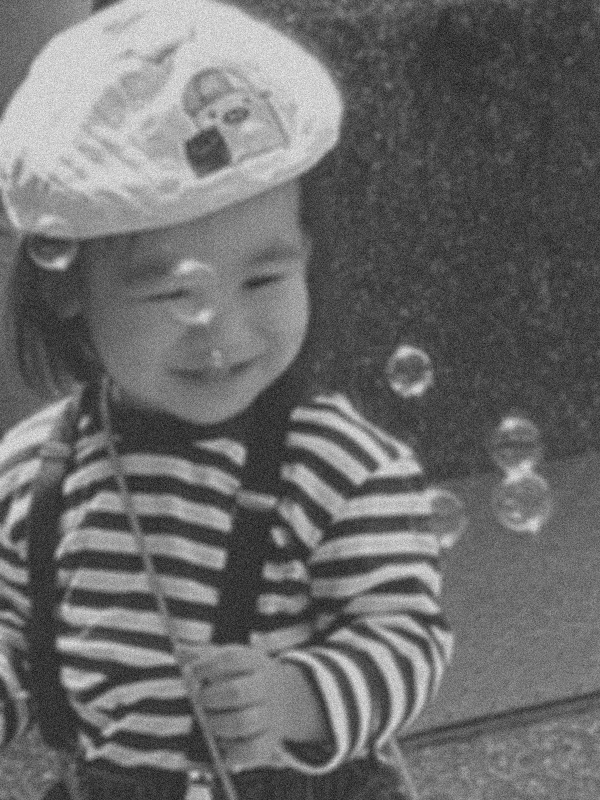
#> input picture Project1/kid blurred-noisy.tif, 600 x 800 px; its folder holds 2 pictures in this run
$ python dip.py
#> lines starting #> are read from the running program, lines starting #| are printed output that depends on the picture; long printed decimals are rounded
#> in DIP, original is the input picture: shape (800, 600); min 16, max 238, mean 107.4
import numpy as np
import cv2
from PIL import Image
import matplotlib.pyplot as plt
np.set_printoptions(threshold = np.inf)

def save_picture(filename, source):
  image = Image.fromarray(np.uint8(source))
  image.save('./'+filename, dpi=(200, 200))

def constrast_stretching(source):
  min = np.min(source)
#> min = 16
  max = np.max(source)
#> max = 238
  L = 256
  source = (source - min) / (max - min) * (L - 1)
  return source.astype(np.uint8)

def histogram(source, filename):
  plt.hist(source.ravel(),256,[0,255])
  plt.xlim([0,255])
  plt.savefig(filename)
  plt.show()

def cal_probability(source):
	MN = source.shape[0] * source.shape[1]
#> MN = 480000
	ret = []
	source = source.flatten().tolist()
#> source = 480000 items
	for i in range(0, 256):
		ret.append(source.count(i)/MN)
#> after the loop, ret = 256 values, max 0.0134 at index 58, min 0 at index 1, mean 0.00391

	for i in range(0, 256):
		print(ret[i])
#> this loop made 256 passes
#| 2.0833333333333334e-06
#| 0.0
#| 0.0
#| 2.0833333333333334e-06
#| 2.0833333333333334e-06
#| 8.333333333333334e-06
#| 1.25e-05
#| 0.0
#> (further printed lines are left out)

def DIP(filename, gamma):

	#original
	original = cv2.imread(filename + '.tif', cv2.IMREAD_GRAYSCALE)
	save_picture(filename+'_(a).jpg', constrast_stretching(original))
	print(cal_probability(constrast_stretching(original)))
#| None
	histogram(constrast_stretching(original), filename + '_original_histgram.jpg')

	#Laplacian
	kernel = np.array([[-1, -1, -1],
					   [-1,  8, -1],
			           [-1, -1, -1]], dtype = np.double)
	Laplacian = cv2.filter2D(original, ddepth = 16, kernel=kernel)
	save_picture(filename+'_(b).jpg', np.abs(constrast_stretching(Laplacian)))

	#Laplacian sharpen
	kernel = np.array([[-1, -1, -1],
					   [-1,  9, -1],
					   [-1, -1, -1]], dtype = np.double)
	Laplacian_sharpen = cv2.filter2D(original, ddepth = 16, kernel=kernel)
	save_picture(filename+'_(c).jpg', constrast_stretching(Laplacian_sharpen))

	#Sobel gradient
	kernel = np.array([[-1, -2, -1],
					   [0,   0,  0],
					   [1,   2,  1]], dtype = np.double)
	gx = cv2.filter2D(original, ddepth=16, kernel=kernel)

	kernel = np.array([[-1, 0, 1],
					   [-2, 0, 2],
					   [-1, 0, 1]], dtype = np.double)
	gy = cv2.filter2D(original, ddepth=16, kernel=kernel)

	Sobel_gradient = cv2.addWeighted(np.abs(gx), 0.5, np.abs(gy),0.5,0)
	save_picture(filename+'_(d).jpg', constrast_stretching(Sobel_gradient))

	#smooth gradient
	kernel = np.ones([5, 5]) / 25
	smooth_gradient = cv2.filter2D(Sobel_gradient, ddepth=16, kernel=kernel)
	save_picture(filename+'_(e).jpg', constrast_stretching(smooth_gradient))

	#extracted feature
	extracted_feature = cv2.multiply(np.sqrt(smooth_gradient).astype(np.uint8),np.sqrt(Laplacian).astype(np.uint8))
	save_picture(filename+'_(f).jpg', constrast_stretching(extracted_feature))

	g = cv2.addWeighted(original, 0.5, extracted_feature,0.5,0, dtype = 16)
	save_picture(filename+'_(g).jpg', constrast_stretching(g))

	#power law
	h = np.array(255*(g / 255) ** gamma)
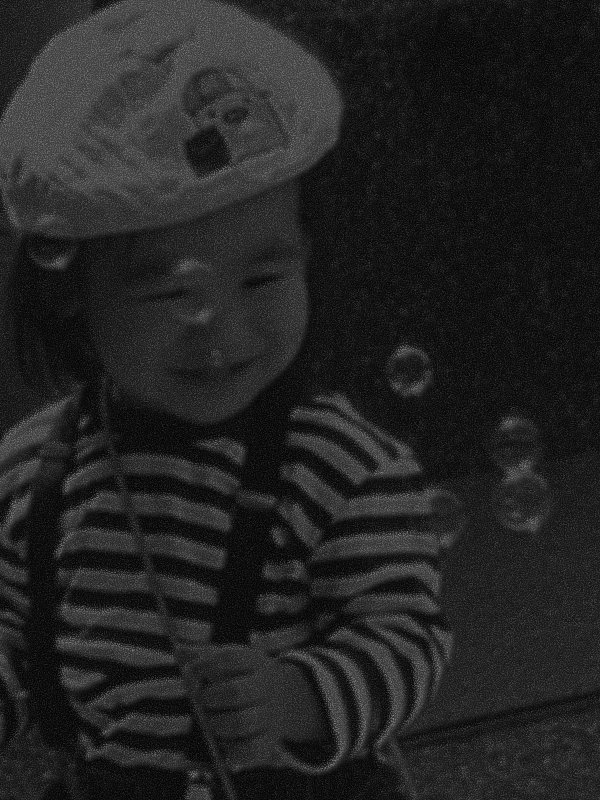
#> h: shape (800, 600) float64; min 2, max 139.8, mean 35.5
	save_picture(filename+'_(h).jpg', constrast_stretching(h))
	print(cal_probability(constrast_stretching(h)))
#> the loop in cal_probability (call 2), `for i in range(0, 256):` made 256 passes
#| 2.0833333333333334e-06
#| 1.25e-05
#| 7.916666666666666e-05
#| 3.958333333333333e-05
#| 0.0003146
#| 0.0001771
#| 0.001379
#| 0.002267
#> (further printed lines are left out)
	histogram(constrast_stretching(h), filename + '_output_histgram.jpg')

if __name__ == "__main__":
	DIP('kid blurred-noisy', gamma = 1.4)
	DIP('fruit blurred-noisy', gamma = 1.2)
#> call 2 of DIP, with filename = 'fruit blurred-noisy', gamma = 1.2
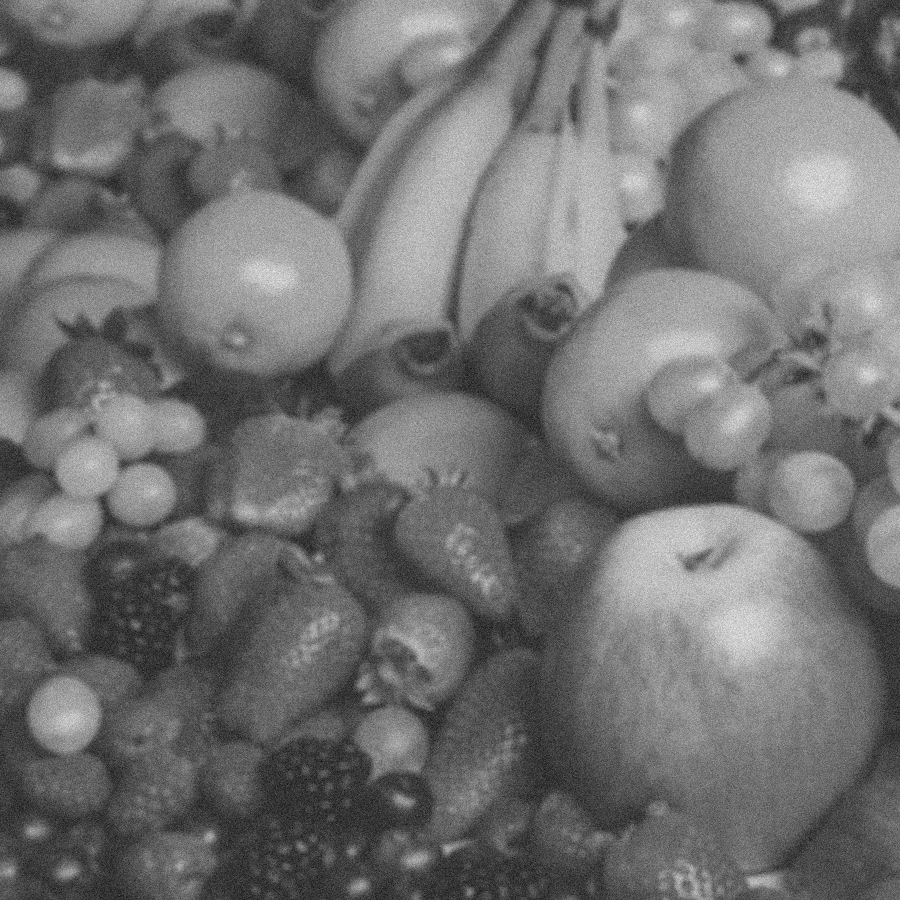
#> input picture Project1/fruit blurred-noisy.tif, 900 x 900 px
#> in DIP, original is the input picture: shape (900, 900); min 17, max 236, mean 112.3
#> in DIP (call 2), `Laplacian = cv2.filter2D(original, ddepth = 16, kernel=kernel)`:
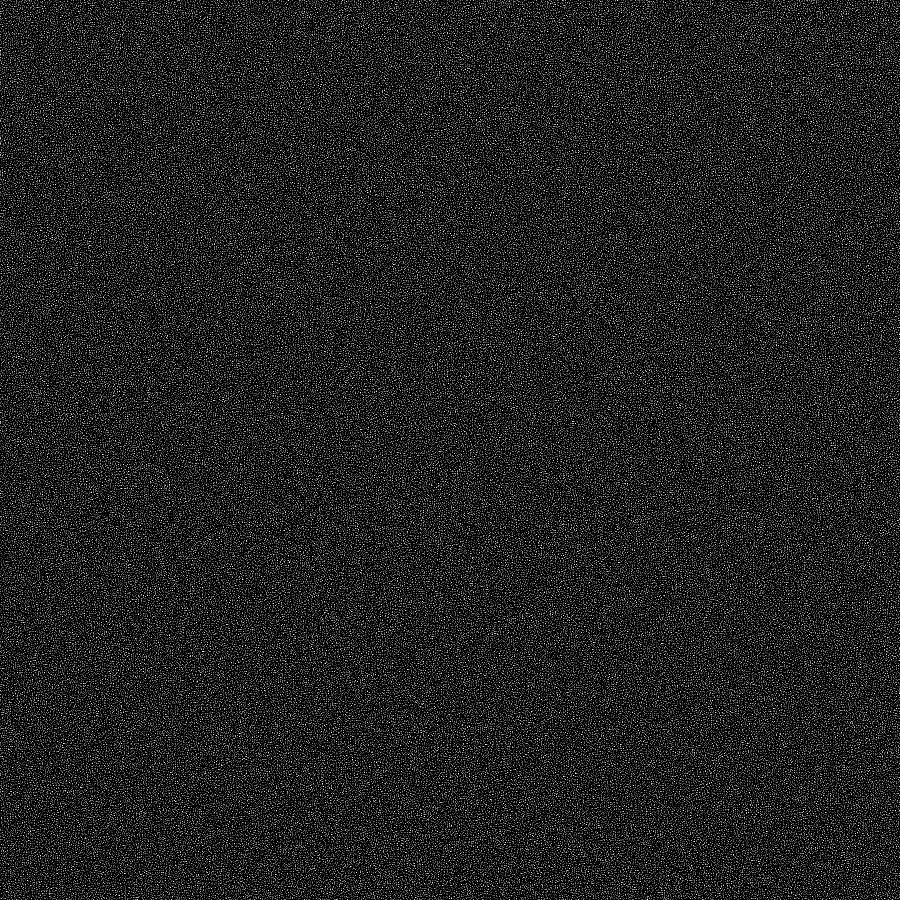
#> Laplacian: shape (900, 900); min 0, max 255, mean 34
#> in DIP (call 2), `extracted_feature = cv2.multiply(np.sqrt(smooth_gradient).astype(np.ui..`:
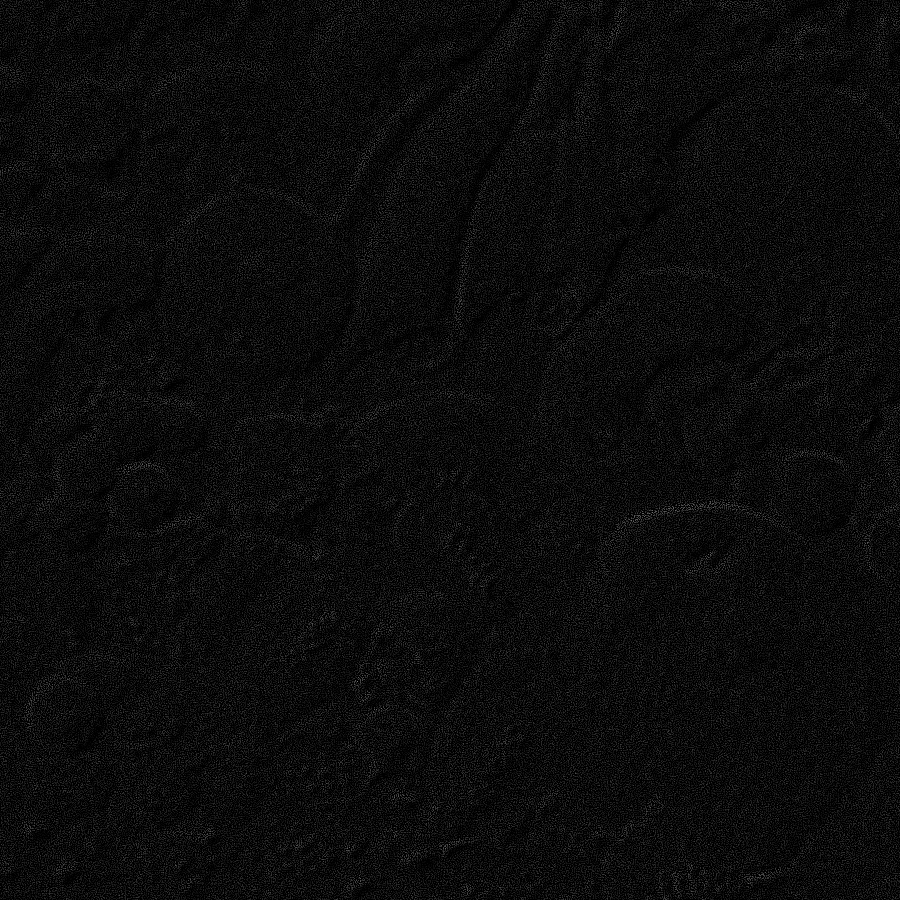
#> extracted_feature: shape (900, 900); min 0, max 120, mean 12.1
#> in DIP (call 2), `g = cv2.addWeighted(original, 0.5, extracted_feature,0.5,0, dtype = 16)`:
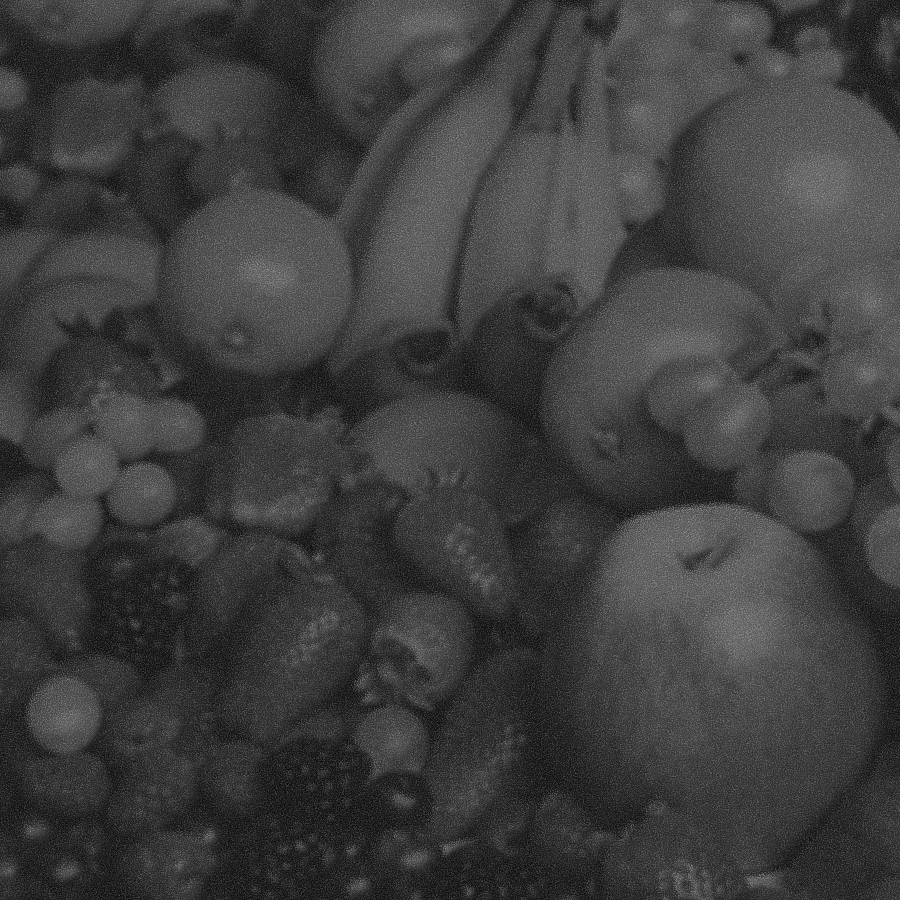
#> g: shape (900, 900); min 8, max 148, mean 62.2
#> in constrast_stretching (call 21), `min = np.min(source)`: min = 8
#> in constrast_stretching (call 21), `max = np.max(source)`: max = 148
#> in constrast_stretching (call 21), `source = (source - min) / (max - min) * (L - 1)`:
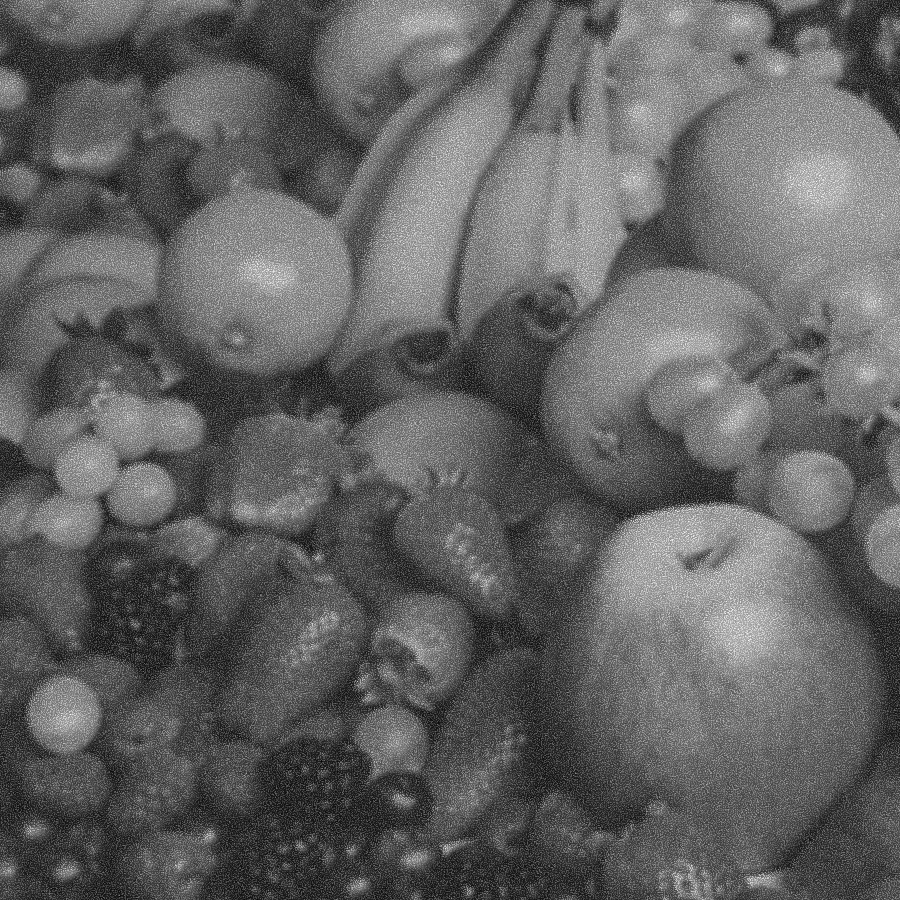
#> source: shape (900, 900) float64; min 0, max 255, mean 98.8
